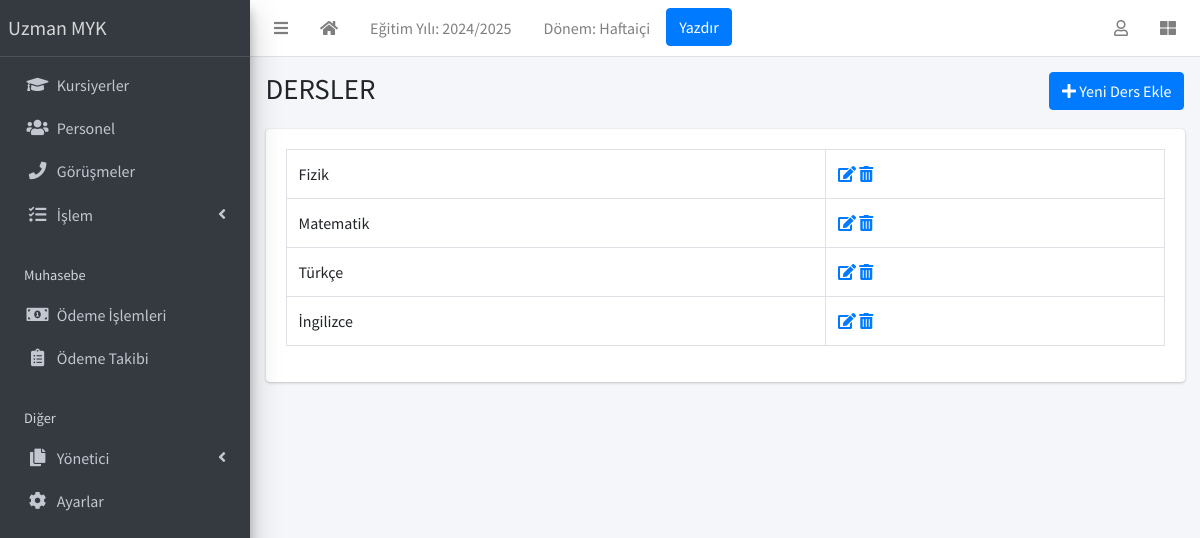
The app's page /subject/list/ (signed in) with its own data.
### apps/corecode/models.py (models this page shows, shortened)
class AcademicSession(models.Model):
    name = models.CharField(max_length=200, unique=True, verbose_name = "Eğitim Yılı")
    current = models.BooleanField(default=True, verbose_name = "Aktif Eğitim Yılı")
    class Meta:
        ordering = ["-name"]

class AcademicTerm(models.Model):
    name = models.CharField(max_length=20, unique=True, verbose_name = "Dönem")
    current = models.BooleanField(default=True, verbose_name = "Aktif Dönem")
    class Meta:
        ordering = ["name"]

class SiteConfig(models.Model):
    key = models.SlugField()
    value = models.CharField(max_length=200)

class Subject(models.Model):
    name = models.CharField(max_length=200, unique=True, verbose_name = "Ders")
    class Meta:
        ordering = ["name"]
    def __str__(self):
        return self.name

### apps/corecode/views.py (the view)
# urls.py: path("subject/list/", SubjectListView.as_view(), name="subjects"),
class SubjectListView(LoginRequiredMixin, SuccessMessageMixin, ListView):
    model = Subject
    template_name = "corecode/subject_list.html"
    def get_context_data(self, **kwargs):
        context = super().get_context_data(**kwargs)
        context["form"] = SubjectForm()
        return context

### apps/corecode/context_processors.py (called while the page is built)
def site_defaults(request):
    current_session = AcademicSession.objects.get(current=True)
    current_term = AcademicTerm.objects.get(current=True)
    vals = SiteConfig.objects.all()
    contexts = {
        "current_session": current_session.name,
        "current_term": current_term.name,
    }
    for val in vals:
        contexts[val.key] = val.value
    return contexts

### apps/corecode/templates/corecode/subject_list.html (shortened to what this page needs)
{% extends 'base.html' %}
{% load widget_tweaks %}
{% block title %}
DERSLER
{% endblock title %}
{% block breadcrumb %}
  <a class="btn btn-primary" href="#" data-toggle="modal" data-target="#modal1">
    <i class="fa fa-plus"></i>
    Yeni Ders Ekle
  </a>
{% endblock breadcrumb %}
{% block content %}
  <div class="row">
    <div class="col-sm-12">
        <table class="table table-bordered">
          <tbody>
            {% for object in object_list %}
            <tr>
              <td>{{ object }}</td>
              <td><a href="{% url 'subject-update' object.id %}"><i
                    class="fa fa-edit"></i></a> <a
                  href="{% url 'subject-delete' object.id %}"><i
                    class="fa fa-trash-alt"></i></a></td>
            </tr>
            {% endfor %}
          </tbody>
        </table>
    </div>
  </div>
{% endblock content %}

### templates/base.html (shortened to what this page needs)
{% load static %}
<!DOCTYPE html>
<html lang="tr">
<head>
  <link rel="stylesheet" href="{% static 'plugins/fontawesome-free/css/all.min.css' %}">
  <link rel="stylesheet" href="{% static 'plugins/toastr/toastr.min.css' %}">
  <link rel="stylesheet"
    href="{% static 'plugins/overlayScrollbars/css/OverlayScrollbars.min.css' %}">
  <link rel="stylesheet" href="{% static 'plugins/Datatables/datatables.min.css' %}" />
  <link rel="stylesheet" href="{% static 'dist/css/adminlte.min.css' %}">
</head>
<body
  class="hold-transition sidebar-mini layout-fixed layout-navbar-fixed layout-footer-fixed">
  <div class="wrapper">
    <nav class="main-header navbar navbar-expand navbar-white navbar-light">
      <ul class="navbar-nav">
        <li class="nav-item">
          <a class="nav-link" data-widget="pushmenu" href="#" role="button"><i
              class="fas fa-bars"></i></a>
        </li>
        <li class="nav-item d-none d-sm-inline-block">
          <a href="{% url 'home' %} " class="nav-link"><i class="fa fa-home"></i></a>
        </li>
        <li class="nav-item d-none d-sm-inline-block">
          <a href="{% url 'current-session' %}" class="nav-link">Eğitim Yılı: {{ current_session }}</a>
        </li>
        <li class="nav-item d-none d-sm-inline-block">
          <a href="{% url 'current-session' %}" class="nav-link">Dönem: {{ current_term }}</a>
        </li>
        <li class="nav-item d-none d-sm-inline-block">
          <button onclick="window.print()" class="btn btn-primary">Yazdır</button>
        </li>
      </ul>
      <ul class="navbar-nav ml-auto">
        <li class="nav-item dropdown">
          <a class="nav-link" data-toggle="dropdown" href="#">
            <i class="far fa-user"></i>
          </a>
        </li>
        <li class="nav-item">
          <a class="nav-link" data-widget="control-sidebar" data-slide="true"
            href="#" role="button"><i class="fas fa-th-large"></i></a>
        </li>
      </ul>
    </nav>
    <aside class="main-sidebar sidebar-dark-primary elevation-4">
      <a href="{% url 'home' %}" class="brand-link">{{ school_name | default:"MySchool" }}</a>
      <div class="sidebar">
        <nav class="mt-2">
          <ul class="nav nav-pills nav-sidebar flex-column"
            data-widget="treeview" role="menu" data-accordion="false">
            <li class="nav-item">
              <a href="{% url 'student-list' %}" class="nav-link">
                <i class="nav-icon fas fa-graduation-cap"></i>
                <p>
                  Kursiyerler
                </p>
              </a>
            </li>
            <li class="nav-item">
              <a href="{% url 'staff-list' %}" class="nav-link">
                <i class="nav-icon fas fa-users"></i>
                <p>
                  Personel
                </p>
              </a>
            </li>
            <li class="nav-item">
              <a href="{% url 'call-list' %}" class="nav-link">
                <i class="nav-icon fas fa-phone"></i>
                <p>
                  Görüşmeler
                </p>
              </a>
            </li>
            <li class="nav-item has-treeview">
              <a href="#" class="nav-link">
                <i class="nav-icon fas fa-tasks"></i>
                <p>
                  İşlem
                  <i class="right fas fa-angle-left"></i>
                </p>
              </a>
            </li>
            <li class="nav-header">Muhasebe</li>
            <li class="nav-item">
              <a href="{% url 'invoice-list' %}" class="nav-link">
                <i class="nav-icon fas fa-money-bill-alt"></i>
                <p>
                  Ödeme İşlemleri
                </p>
              </a>
            </li>
            <li class="nav-item">
              <a href="{% url 'invoice-takip' %}" class="nav-link">
                <i class="nav-icon fas fa-clipboard-list"></i>
                <p>
                  Ödeme Takibi
                </p>
              </a>
            </li>
            <li class="nav-header">Diğer</li>
            <li class="nav-item has-treeview">
              <a href="#" class="nav-link">
                <i class="nav-icon fas fa-copy"></i>
                <p>
                  Yönetici
                  <i class="fas fa-angle-left right"></i>
                </p>
              </a>
            </li>
            <li class="nav-item">
              <a href="{% url 'configs' %}" class="nav-link">
                <i class="nav-icon fas fa-cog"></i>
                <p>
                  Ayarlar
                </p>
              </a>
            </li>
          </ul>
        </nav>
      </div>
    </aside>
    <div class="content-wrapper">
      <section class="content-header">
        <div class="container-fluid">
          <div class="row mb-1">
            <div class="col-sm-8">
              <h1>{% block title %}{% endblock title %}</h1>
            </div>
            <div class="col-sm-4">
              <ol class="breadcrumb float-sm-right">
                <li class="breadcrumb-item">{% block breadcrumb %}{% endblock breadcrumb %}</li>
              </ol>
            </div>
          </div>
        </div>
      </section>
      <section class="content">
        <div class="container-fluid">
          <div class="row">
            <div class="col-md-12">
              {% block fullcard %}
              <div class="card">
                <div class="card-body">
                  <div class="row">
                    <div class="col">
                      {% block content %}
                      {% endblock content %}
                    </div>
                  </div>
                </div>
              </div>
              {% endblock fullcard %}
            </div>
          </div>
        </div>
      </section>
    </div>
  </div>
</body>
</html>

### records on screen
AcademicSession: name "2024/2025"
AcademicTerm: name "Haftaiçi"
SiteConfig: value "Uzman MYK"
Subject: name "Fizik"
Subject: name "Matematik"
Subject: name "Türkçe"
Subject: name "İngilizce"
